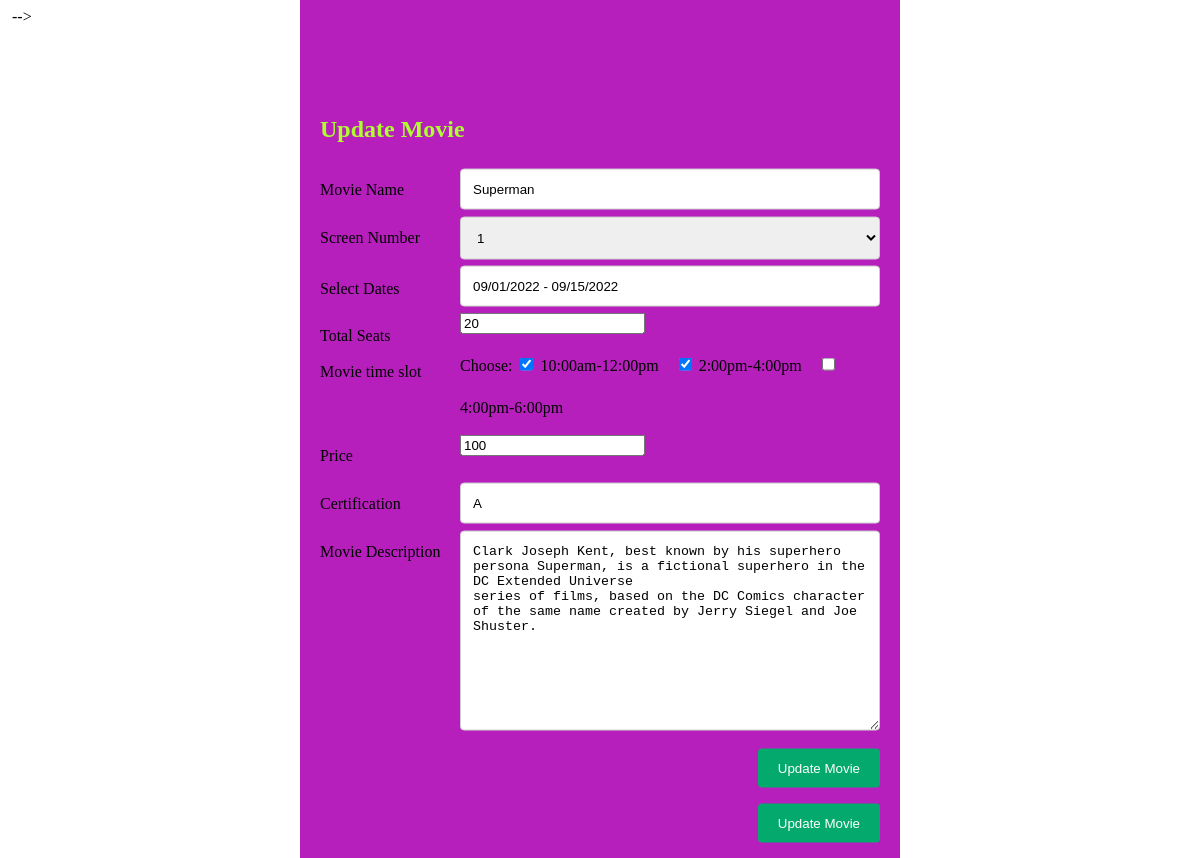
Page /Admindetails/update/12 on the committed database.
### Booking/models.py (models this page shows)
class MovieDetails(models.Model):
    moviename = models.CharField(max_length=255)
    description = models.CharField(max_length=255)
    certification = models.CharField(max_length=255)
    screen_no = models.IntegerField()
    total_seats = models.IntegerField()
    seat_price = models.IntegerField(blank=True,null=True)
    image = models.ImageField(upload_to='img/',default='slide-1.jpg',null=True)

### Admindetails/views.py (the view)
# urls.py: path('update/<int:id>', views.update_movie, name='update'),
def update_movie(request, id):
    m = MovieDetails.objects.get(id=id)
    all_shows = Show.objects.all().filter(movie_id=id)
    dates = list(set([str(show.show_date).split()[0] for show in all_shows]))
    dates.sort(key=lambda date: datetime.strptime(date, "%Y-%m-%d"))
    date_list = [dates[0],dates[-1]]
    print(date_list)
    new_date_list = []
    for i in date_list:
        date = i.split('-')
        new_date_list.append(f'{date[1]}/{date[2]}/{date[0]}')
    show = all_shows.filter(show_date=dates[0])
    shows ={0:False,1:False,2:False}
    for i in show:
        if i.show_type == '10:00am-12:00pm':
            shows[0]=True
        elif i.show_type == '2:00pm-4:00pm':
            shows[1]=True
        else:
            shows[2]=True
    template = loader.get_template('update.html')
    return render(request, 'update.html' ,{'movie': m, 'dat':new_date_list, 'show':shows})

### Admindetails/templates/update.html (shortened to what this page needs)
<!DOCTYPE html>
<html>
<head>
    <link rel="stylesheet" type="text/css" href="https://cdn.jsdelivr.net/npm/daterangepicker/daterangepicker.css" />
</head>
<body>
    <div style="width:50%;" class="container">
        <h2 style="margin-top:100px;color:greenyellow">Update Movie</h2>
        <form action="{% url 'Admindetails:updaterecord_movie' movie.id%}" method="post" enctype="multipart/form-data">
            <div class="row">
                <div class="col-25">
                    <label for="fname">Movie Name</label>
                </div>
                <div class="col-75">
                    <input type="text" id="fname" name="moviename" value="{{ movie.moviename }}"/>
                </div>
            </div>
            <div class="row">
                <div class="col-25">
                    <label for="jname">Screen Number</label>
                </div>
                <div class="col-75">
                    <select id="country" name="screen_no" value="{{ movie.screen_no }}">
                        <option value="1" {% if movie.screen_no|stringformat:'s' == '1' %} selected {% endif %}>1</option>
                    </select>
                </div>
                <div class="row">
                    <div style="margin-top:20px;" class="col-25">
                        Select Dates
                    </div>
                    <div class="col-75">
                        <input type="text" name="daterange" value="{{dat.0}} - {{dat.1}}" />
                    </div>
                </div>
                <div class="row">
                    <div style="margin-top:20px;" class="col-25">
                        Total Seats
                    </div>
                    <div class="col-75">
                        <input type="number" name="total_seats" value="{{ movie.total_seats }}" />
                    </div>
                </div>
                <div class="row">
                    <div class="col-25">
                        <label for="lname">Movie time slot</label>
                    </div>
                    <div>
                        Choose:
                        <input type="checkbox" name="Morning" value="10:00am-12:00pm" id="morning" {% if show.0 %} checked{% endif %}>
                        <label for="morning">10:00am-12:00pm</label>
                        <input type="checkbox" name="Afternoon" value="2:00pm-4:00pm" id="afternoon" {% if show.1 %} checked{% endif %}>
                        <label for="Afternoon">2:00pm-4:00pm</label>
                        <input type="checkbox" name="Evening" value="4:00pm-6:00pm" id="evening" {% if show.2 %} checked{% endif %}>
                        <label for="check-3">4:00pm-6:00pm</label>
                    </div>
                </div>
                <div class="row">
                    <div class="col-25">
                        <label for="lname">Price</label>
                    </div>
                    <div class="col-75">
                        <input type="number" id="lname" name="Price" value="{{ movie.seat_price }}">
                    </div>
                </div>
                <div class="row">
                    <div class="col-25">
                        <label for="country">Certification</label>
                    </div>
                    <div class="col-75">
                        <input type="text" id="lname" name="certification" value="{{ movie.certification }}">
                    </div>
                </div>
                <div class="row">
                    <div class="col-25">
                        <label for="subject">Movie Description</label>
                    </div>
                    <div class="col-75">
                        <textarea id="subject" name="description" style="height:200px">{{ movie.description }}</textarea>
                    </div>
                </div>
                <br>
                <div class="row">
                    <input type="submit" value="Update Movie">
                </div>
        </form>
    </div>
</body>
</html>
                <div class="row">
                    <input type="submit" value="Update Movie">
                </div>
</body>
</html> -->

### Admindetails/templates/update.html (style rules this page uses)
* { box-sizing: border-box; }
input[type=text], select, textarea { width: 100%; padding: 12px; border: 1px solid #ccc; border-radius: 4px; resize: vertical; }
label { padding: 12px 12px 12px 0; display: inline-block; }
input[type=submit] { background-color: #04AA6D; color: white; padding: 12px 20px; border: none; border-radius: 4px; cursor: pointer; float: right; }
.container { margin: 0; position: absolute; top: 50%; left: 50%; transform: translate(-50%, -50%); border-radius: 5px; background-color: #b61fbc; padding: 20px; }
.col-25 { float: left; width: 25%; margin-top: 6px; }
.col-75 { float: left; width: 75%; margin-top: 6px; }
.row:after { content: ""; display: table; clear: both; }

### rows in the picture
MovieDetails: moviename "Superman", screen_no "1", total_seats "20", Price "100", certification "A", description "Clark Joseph Kent, best known by his superhero persona Superman, is a fictional superhero in the DC Extended Universe series of films, based on the DC Comics character of the same name created by Jerry Siegel and Joe Shuster."
